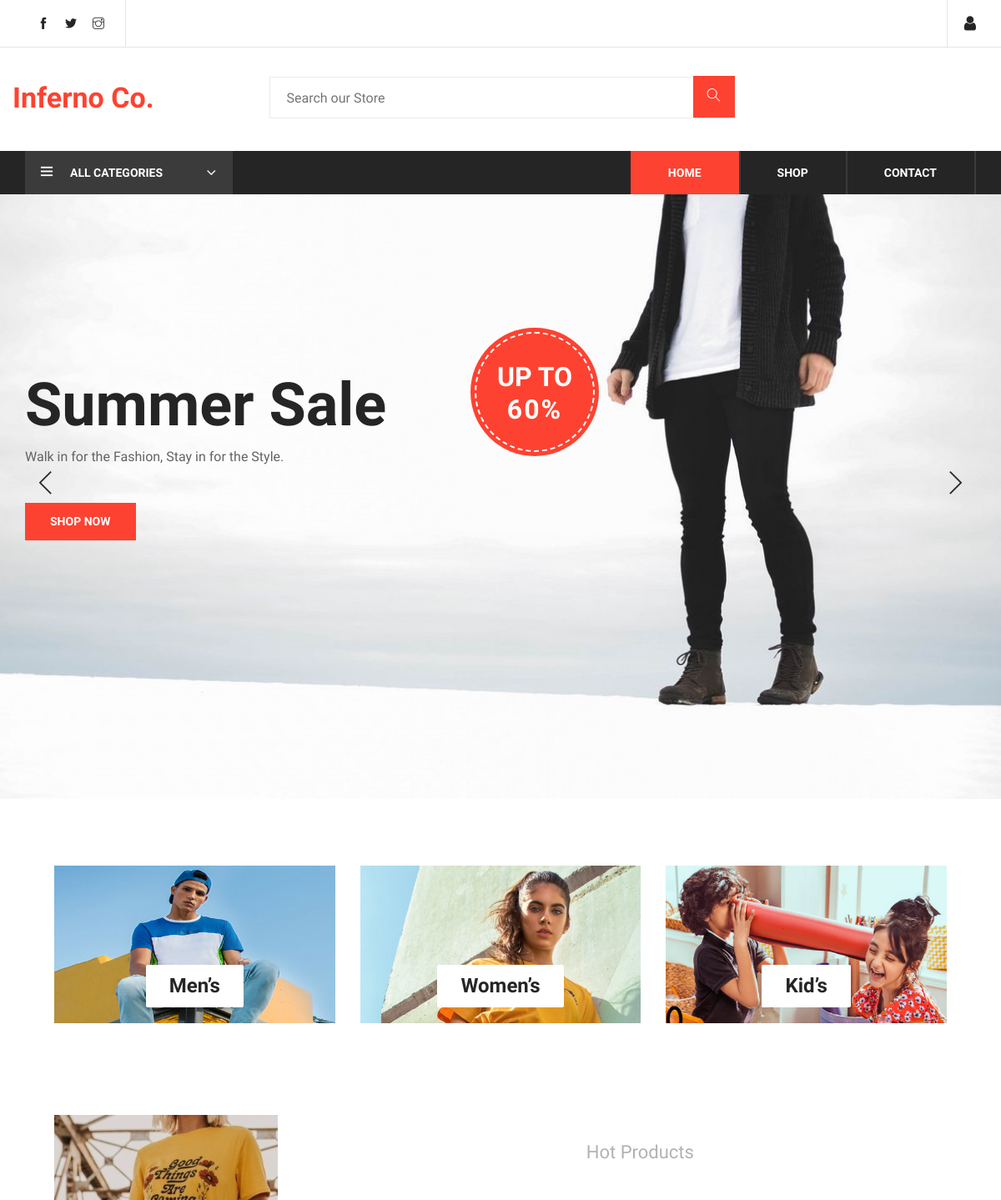
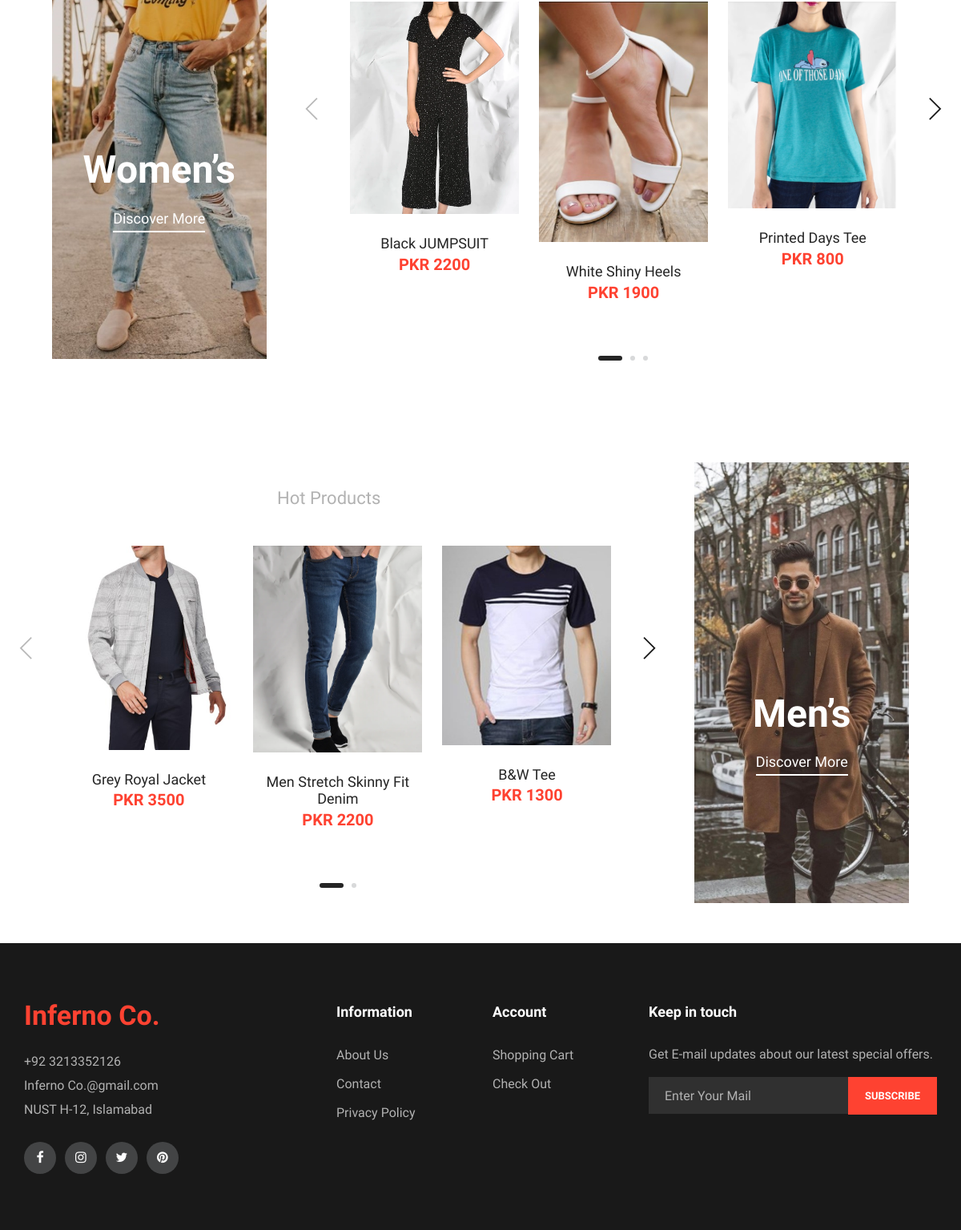
The page / on the database its author committed (2 pictures, top to bottom).
### tables this page shows
CREATE TABLE `slider` (
  `slide_id` int(10) NOT NULL,
  `slide_name` varchar(255) NOT NULL,
  `slide_image` text NOT NULL,
  `slide_heading` varchar(100) NOT NULL,
  `slide_text` varchar(100) NOT NULL
);

CREATE TABLE `products` (
  `products_id` int(10) NOT NULL,
  `p_cat_id` int(10) NOT NULL,
  `cat_id` int(10) NOT NULL,
  `date` timestamp NOT NULL DEFAULT current_timestamp() ON UPDATE current_timestamp(),
  `product_title` text NOT NULL,
  `product_img1` text NOT NULL,
  `product_img2` text NOT NULL,
  `product_price` int(10) NOT NULL,
  `product_keywords` text NOT NULL,
  `product_desc` text NOT NULL
);

### functions.php (the view, shortened to what this page needs)
<?php
$db = mysqli_connect('localhost', 'root', '', 'threaderz_store');
function getWProduct()
{
    global $db;
    $get_products = "select * from products where cat_id=2 order by RAND() LIMIT 7";
    $run_products = mysqli_query($db, $get_products);
    while ($row_products = mysqli_fetch_array($run_products)) {
        $products_id = $row_products['products_id'];
        $product_title = $row_products['product_title'];
        $product_price = $row_products['product_price'];
        $product_img1 = $row_products['product_img1'];
        echo "
        <div class='product-item'>
        <div class='pi-pic' style='max-height:300px'>
            <img src='img/products/$product_img1' alt='$product_title'>
            <ul>
                <li class='quick-view'><a href='product.php?product_id=$products_id' style='background:#fe4231;color:white'>View Details</a></li>
            </ul>
        </div>
        <div class='pi-text'>
            <a href='product.php?product_id=$products_id'>
                <h5>$product_title</h5>
            </a>
            <div class='product-price'>
               PKR $product_price
            </div>
        </div>
    </div>
    ";
    }
}
function getMProduct()
{
    global $db;
    $get_products = "select * from products where cat_id=1 order by RAND() LIMIT 7";
    $run_products = mysqli_query($db, $get_products);
    while ($row_products = mysqli_fetch_array($run_products)) {
        $products_id = $row_products['products_id'];
        $product_title = $row_products['product_title'];
        $product_price = $row_products['product_price'];
        $product_img1 = $row_products['product_img1'];
        echo "
        <div class='product-item'>
        <div class='pi-pic' style='max-height:300px'>
            <img src='img/products/$product_img1' alt='$product_title'>
            <ul>
                <li class='quick-view'><a href='product.php?product_id=$products_id' style='background:#fe4231;color:white'>View Details</a></li>
            </ul>
        </div>
        <div class='pi-text'>
            <a href='#'>
                <h5>$product_title</h5>
            </a>
            <div class='product-price'>
            PKR $product_price
            </div>
        </div>
    </div>
    ";
    }
}

### header.php (shortened to what this page needs)
<!DOCTYPE html>
<html lang="en">
<link rel='stylesheet' href='css/bootstrap.min.css' type='text/css'>
<link rel='stylesheet' href='css/font-awesome.min.css' type='text/css'>
<link rel='stylesheet' href='css/themify-icons.css' type='text/css'>
<link rel='stylesheet' href='css/elegant-icons.css' type='text/css'>
<link rel='stylesheet' href='css/owl.carousel.min.css' type='text/css'>
<link rel='stylesheet' href='css/slicknav.min.css' type='text/css'>
<link rel='stylesheet' href='css/style.css' type='text/css'>
</head>
<body>
    <header class="header-section">
        <div class="header-top" id="top">
            <div class="container">
                <div class="f-left">
                    <div class="top-social">
                        <a href="https://www.facebook.com/" target="_blank"><i class="ti-facebook"></i></a>
                        <a href="https://twitter.com/explore" target="_blank"><i class="ti-twitter-alt"></i></a>
                        <a href="https://www.instagram.com/?hl=en" target="_blank"><i class="ti-instagram"></i></a>
                    </div>
                </div>
                <div class="f-right">
                    <ul class="nav-right">
                        <li class="user-icon">
                            <div class="login-panel">
                                <i class="fa fa-user" style="font-size:20px"></i>
                            </div>
                        </li>
                    </ul>
                </div>
            </div>
        </div>
        <div class="container">
            <div class="inner-header">
                <div class="row">
                    <div class="col-md-3 logo">
                        <a href="index.php">
                            <span>Inferno Co.</span>
                        </a>
                    </div>
                    <div class="col-md-6">
                        <form method="post">
                            <div class="input-group">
                                <input type="text" name="search" placeholder="Search our Store" required>
                                <button type="submit" name="submit"><i class="ti-search"></i></button>
                            </div>
                        </form>
                    </div>
                </div>
            </div>
        </div>
        <div class="nav-item">
            <div class="container">
                <div class="nav-depart">
                    <div class="depart-btn">
                        <i class="ti-menu"></i>
                        <span>All Categories</span>
                    </div>
                </div>
                <nav class="nav-menu mobile-menu">
                    <ul>
                        <li class="<?php if ($active == 'Home') echo "active" ?>"><a href="index.php">Home</a></li>
                        <li class="<?php if ($active == 'Shop') echo "active" ?>"><a href="shop.php">Shop</a></li>
                        <li class="<?php if ($active == 'Contact') echo "active" ?>"><a href="contact.php">Contact</a></li>
                    </ul>
                </nav>
            </div>
        </div>
    </header>

### index.php (shortened to what this page needs)
<?php
$active = "Home";
include("functions.php");
include("header.php");
?>
<section class="hero-section">
    <div class="hero-items owl-carousel">
        <?php
        $get_slides = "select * from slider LIMIT 0,1";
        $run_slider = mysqli_query($con, $get_slides);
        while ($row_slides = mysqli_fetch_array($run_slider)) {
            $slide_image = $row_slides['slide_image'];
            $slide_heading = $row_slides['slide_heading'];
            $slide_text = $row_slides['slide_text'];
            echo "
            <div class='single-hero-items set-bg' data-setbg='img/$slide_image'>
                <div class='container'>
                    <div class='row'>
                        <div class='col-lg-5'>
                            <h1>$slide_heading</h1>
                            <p>$slide_text
                            </p>
                            <a href='shop.php' class='primary-btn'>Shop Now</a>
                        </div>
                    </div>
                    <div class='off-card'>
                        <h2>Up to <span>60%</span></h2>
                    </div>
                </div>
            </div>
                ";
        }
        ?>
    </div>
</section>
<div class="banner-section spad">
    <div class="container-fluid">
        <div class="row">
            <div class="col-lg-4">
                <a href='shop.php?cat_id=1'>
                    <div class="single-banner">
                        <img src="img/banner-1.png" alt="Mens">
                        <div class="inner-text">
                            <h4>Men’s</h4>
                        </div>
                    </div>
                </a>
            </div>
            <div class="col-lg-4">
                <a href='shop.php?cat_id=2'>
                    <div class="single-banner">
                        <img src="img/banner-2.png" alt="">
                        <div class="inner-text">
                            <h4>Women’s</h4>
                        </div>
                    </div>
                </a>
            </div>
            <div class="col-lg-4">
                <a href='shop.php?cat_id=3'>
                    <div class="single-banner">
                        <img src="img/banner-3.png" alt="">
                        <div class="inner-text">
                            <h4>Kid’s</h4>
                        </div>
                    </div>
                </a>
            </div>
        </div>
    </div>
</div>
<section class="women-banner spad">
    <div class="container-fluid">
        <div class="row">
            <div class="col-lg-3">
                <div class="product-large set-bg" data-setbg="img/women-large.jpg">
                    <h2>Women’s</h2>
                    <a href="shop.php?cat_id=2">Discover More</a>
                </div>
            </div>
            <div class="col-lg-8 offset-lg-1">
                <div class="filter-control">
                    <h3> Hot Products </h3>
                </div>
                <div class="product-slider owl-carousel">
                    <?php
                    getWProduct();
                    ?>
                </div>
            </div>
        </div>
    </div>
</section>
<section class="man-banner spad">
    <div class="container-fluid">
        <div class="row">
            <div class="col-lg-8">
                <div class="filter-control">
                    <h3> Hot Products </h3>
                </div>
                <div class="product-slider owl-carousel">
                    <?php
                    getMProduct();
                    ?>
                </div>
            </div>
            <div class="col-lg-3 offset-lg-1">
                <div class="product-large set-bg m-large" data-setbg="img/men-large.jpg">
                    <h2>Men’s</h2>
                    <a href="shop.php?cat_id=1">Discover More</a>
                </div>
            </div>
        </div>
    </div>
</section>
<?php
include('footer.php');
?>
</body>
</html>

### footer.php (shortened to what this page needs)
<footer class="footer-section">
    <div class="container">
        <div class="row" style="padding-bottom: 40px;">
            <div class="col-lg-3">
                <div class="footer-left">
                    <div class="footer-logo">
                        <a href="index.php"> <span>Inferno Co.</span>
                        </a>
                    </div>
                    <ul>
                        <li>+92 3213352126</li>
                        <li>Inferno Co.@gmail.com</li>
                        <li>NUST H-12, Islamabad</li>
                    </ul>
                    <div class="footer-social">
                        <a href="https://www.facebook.com/" target="_blank"><i class="fa fa-facebook"></i></a>
                        <a href="https://www.instagram.com/?hl=en" target="_blank"><i class="fa fa-instagram"></i></a>
                        <a href="https://twitter.com/explore" target="_blank"><i class="fa fa-twitter"></i></a>
                        <a href="https://www.pinterest.com/" target="_blank"><i class="fa fa-pinterest"></i></a>
                    </div>
                </div>
            </div>
            <div class="col-lg-2 offset-lg-1">
                <div class="footer-widget">
                    <h5>Information</h5>
                    <ul>
                        <li><a href="index.php">About Us</a></li>
                        <li><a href="contact.php">Contact</a></li>
                        <li><a href="index.php">Privacy Policy</a></li>
                    </ul>
                </div>
            </div>
            <div class="col-lg-2">
                <div class="footer-widget" style="display: <?php if ($active == 'Register' || $active == 'Login') {
                                                                echo 'none';
                                                            };  ?>;">
                    <h5>Account</h5>
                    <ul>
                        <li><a href="
                        <?php if (!($_SESSION['customer_email'] == 'unset')) {
                            echo "shopping-cart.php";
                        } else {
                            echo "login.php";
                        }
                         ?>">Shopping Cart</a></li>
                        <li><a href="
                        <?php if (!($_SESSION['customer_email'] == 'unset')) {
                            echo "check-out.php";
                        } else {
                            echo "login.php";
                        }
                         ?>
                        ">Check Out</a></li>
                    </ul>
                </div>
            </div>
            <div class="col-lg-4">
                <div class="newslatter-item">
                    <h5>Keep in touch</h5>
                    <p>Get E-mail updates about our latest special offers.</p>
                    <form action="index.php" class="subscribe-form">
                        <input type="text" placeholder="Enter Your Mail">
                        <button type="button">Subscribe</button>
                    </form>
                </div>
            </div>
        </div>
    </div>
</footer>

### rows shown on the page
slider: slide_heading "Summer Sale", slide_text "Walk in for the Fashion, Stay in for the Style."
products: product_img1 (picture), product_title "Black JUMPSUIT", product_price "2200"
products: product_img1 (picture), product_title "White Shiny Heels", product_price "1900"
products: product_img1 (picture), product_title "Printed Days Tee", product_price "800"
products: product_img1 (picture), product_title "Grey Royal Jacket", product_price "3500"
products: product_img1 (picture), product_title "Men Stretch Skinny Fit Denim", product_price "2200"
products: product_img1+product_title (picture), product_title "B&W Tee", product_price "1300"
